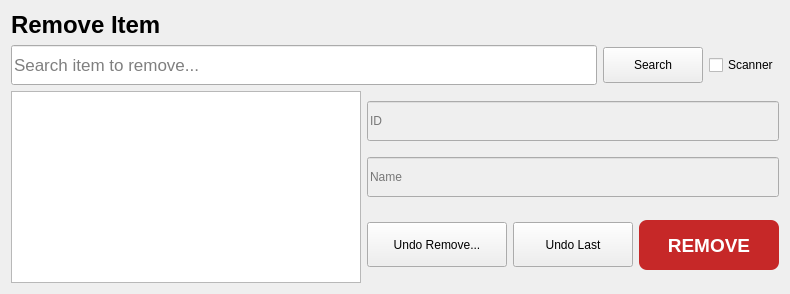
      <widget class="QWidget" name="pageRemoveItem">
       <layout class="QVBoxLayout" name="removeItemLayout">
        <item>
         <widget class="QLabel" name="lblRemoveItem">
          <property name="text">
           <string>Remove Item</string>
          </property>
          <property name="font">
           <font>
            <pointsize>18</pointsize>
            <weight>75</weight>
            <bold>true</bold>
           </font>
          </property>
         </widget>
        </item>
        <item>
         <layout class="QHBoxLayout" name="removeSearchLayout">
          <item>
           <widget class="QLineEdit" name="txtSearch_item_remove">
            <property name="placeholderText">
             <string>Search item to remove...</string>
            </property>
            <property name="minimumSize">
             <size>
              <width>0</width>
              <height>40</height>
             </size>
            </property>
            <property name="font">
             <font>
              <pointsize>13</pointsize>
             </font>
            </property>
           </widget>
          </item>
          <item>
           <widget class="QPushButton" name="btnSearch_item_remove">
            <property name="text">
             <string>Search</string>
            </property>
            <property name="minimumSize">
             <size>
              <width>100</width>
              <height>36</height>
             </size>
            </property>
           </widget>
          </item>
         <item>
          <widget class="QCheckBox" name="chkScanner_remove">
           <property name="text">
            <string>Scanner</string>
           </property>
          </widget>
         </item>
         </layout>
        </item>
        <item>
         <layout class="QHBoxLayout" name="removeListLayout">
          <item>
           <widget class="QListWidget" name="lstSearch_item_remove">
            <property name="minimumSize">
             <size>
              <width>350</width>
              <height>0</height>
             </size>
            </property>
            <property name="font">
             <font>
              <pointsize>12</pointsize>
             </font>
            </property>
           </widget>
          </item>
          <item>
           <layout class="QVBoxLayout" name="removeFormLayout">
            <item>
             <widget class="QLineEdit" name="txtId_item_remove">
              <property name="placeholderText">
               <string>ID</string>
              </property>
              <property name="enabled">
               <bool>false</bool>
              </property>
              <property name="minimumSize">
               <size>
                <width>0</width>
                <height>40</height>
               </size>
              </property>
             </widget>
            </item>
            <item>
             <widget class="QLineEdit" name="txtName_item_remove">
              <property name="placeholderText">
               <string>Name</string>
              </property>
              <property name="enabled">
               <bool>false</bool>
              </property>
              <property name="minimumSize">
               <size>
                <width>0</width>
                <height>40</height>
               </size>
              </property>
             </widget>
            </item>
            <item>
             <spacer name="removeSpacer">
              <property name="orientation">
               <enum>Qt::Vertical</enum>
              </property>
             </spacer>
            </item>
            <item>
             <layout class="QHBoxLayout" name="removeBtnLayout">
              <item>
               <widget class="QPushButton" name="btnUndoRemove_item">
                <property name="text">
                 <string>Undo Remove...</string>
                </property>
                <property name="minimumSize">
                 <size>
                  <width>140</width>
                  <height>45</height>
                 </size>
                </property>
               </widget>
              </item>
              <item>
               <widget class="QPushButton" name="btnUndoLast_item">
                <property name="text">
                 <string>Undo Last</string>
                </property>
                <property name="minimumSize">
                 <size>
                  <width>120</width>
                  <height>45</height>
                 </size>
                </property>
               </widget>
              </item>
              <item>
               <widget class="QPushButton" name="btnRemove_item">
                <property name="text">
                 <string>REMOVE</string>
                </property>
                <property name="minimumSize">
                 <size>
                  <width>140</width>
                  <height>50</height>
                 </size>
                </property>
                <property name="font">
                 <font>
                  <pointsize>14</pointsize>
                  <weight>75</weight>
                  <bold>true</bold>
                 </font>
                </property>
                <property name="styleSheet">
                 <string notr="true">QPushButton { background-color: #c62828; color: white; border: none; border-radius: 8px; } QPushButton:hover { background-color: #8e0000; }</string>
                </property>
               </widget>
              </item>
             </layout>
            </item>
           </layout>
          </item>
         </layout>
        </item>
       </layout>
      </widget>
